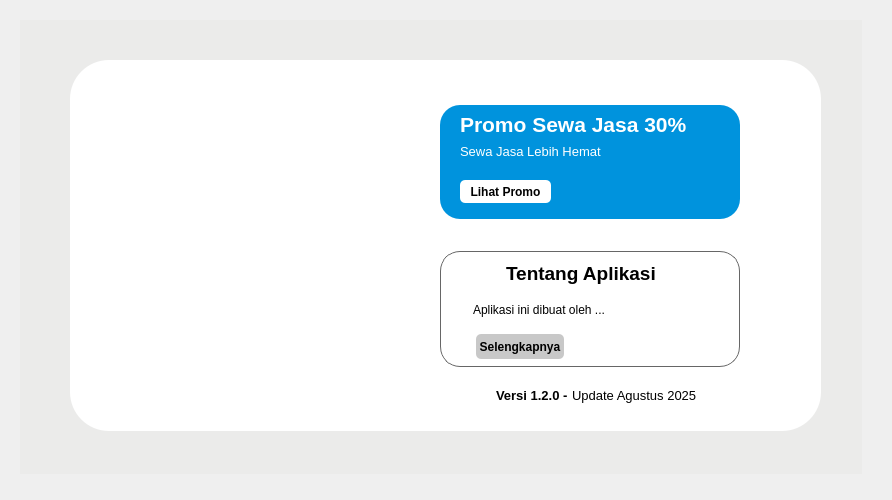
<?xml version="1.0" encoding="UTF-8"?>
<ui version="4.0">
 <class>Form</class>
 <widget class="QWidget" name="Form">
  <property name="geometry">
   <rect>
    <x>0</x>
    <y>0</y>
    <width>892</width>
    <height>500</height>
   </rect>
  </property>
  <property name="windowTitle">
   <string>Form</string>
  </property>
  <widget class="QWidget" name="form_HomeDb" native="true">
   <property name="geometry">
    <rect>
     <x>20</x>
     <y>20</y>
     <width>842</width>
     <height>454</height>
    </rect>
   </property>
   <property name="styleSheet">
    <string notr="true">background-color: #ebebea;</string>
   </property>
   <widget class="QLabel" name="label">
    <property name="geometry">
     <rect>
      <x>0</x>
      <y>164</y>
      <width>842</width>
      <height>290</height>
     </rect>
    </property>
    <property name="text">
     <string/>
    </property>
    <property name="pixmap">
     <pixmap resource="../Resources_rc/resources.qrc">:/Images/Aset/Shadow_blue.jpg</pixmap>
    </property>
    <property name="scaledContents">
     <bool>true</bool>
    </property>
   </widget>
   <widget class="QLabel" name="label_2">
    <property name="geometry">
     <rect>
      <x>50</x>
      <y>40</y>
      <width>751</width>
      <height>371</height>
     </rect>
    </property>
    <property name="styleSheet">
     <string notr="true">background-color:white;
border-radius: 39px;</string>
    </property>
    <property name="text">
     <string/>
    </property>
   </widget>
   <widget class="QLabel" name="label_3">
    <property name="geometry">
     <rect>
      <x>25</x>
      <y>50</y>
      <width>348</width>
      <height>351</height>
     </rect>
    </property>
    <property name="styleSheet">
     <string notr="true">background-color: transparent;</string>
    </property>
    <property name="text">
     <string/>
    </property>
    <property name="pixmap">
     <pixmap resource="../Resources_rc/resources.qrc">:/Images/Aset/img_home.png</pixmap>
    </property>
    <property name="scaledContents">
     <bool>true</bool>
    </property>
   </widget>
   <widget class="QLabel" name="label_4">
    <property name="geometry">
     <rect>
      <x>420</x>
      <y>85</y>
      <width>300</width>
      <height>114</height>
     </rect>
    </property>
    <property name="styleSheet">
     <string notr="true">background-color: #0093dd;
border-radius: 20px;</string>
    </property>
    <property name="text">
     <string/>
    </property>
   </widget>
   <widget class="QLabel" name="label_5">
    <property name="geometry">
     <rect>
      <x>420</x>
      <y>231</y>
      <width>300</width>
      <height>116</height>
     </rect>
    </property>
    <property name="styleSheet">
     <string notr="true">background-color: white;
border: 1px solid #666666;
border-radius: 20px;</string>
    </property>
    <property name="text">
     <string/>
    </property>
   </widget>
   <widget class="QLabel" name="label_6">
    <property name="geometry">
     <rect>
      <x>476</x>
      <y>360</y>
      <width>141</width>
      <height>30</height>
     </rect>
    </property>
    <property name="font">
     <font>
      <family>Nirmala UI</family>
      <pointsize>10</pointsize>
      <weight>75</weight>
      <bold>true</bold>
     </font>
    </property>
    <property name="styleSheet">
     <string notr="true">background-color: transparent;</string>
    </property>
    <property name="text">
     <string>Versi 1.2.0 -</string>
    </property>
   </widget>
   <widget class="QLabel" name="label_7">
    <property name="geometry">
     <rect>
      <x>552</x>
      <y>360</y>
      <width>141</width>
      <height>30</height>
     </rect>
    </property>
    <property name="font">
     <font>
      <family>Nirmala UI</family>
      <pointsize>10</pointsize>
      <weight>50</weight>
      <bold>false</bold>
     </font>
    </property>
    <property name="styleSheet">
     <string notr="true">background-color: transparent;</string>
    </property>
    <property name="text">
     <string>Update Agustus 2025</string>
    </property>
   </widget>
   <widget class="QLabel" name="label_8">
    <property name="geometry">
     <rect>
      <x>440</x>
      <y>84</y>
      <width>271</width>
      <height>41</height>
     </rect>
    </property>
    <property name="font">
     <font>
      <family>Nirmala UI</family>
      <pointsize>16</pointsize>
      <weight>75</weight>
      <bold>true</bold>
     </font>
    </property>
    <property name="styleSheet">
     <string notr="true">background-color:transparent;
color: white;</string>
    </property>
    <property name="text">
     <string>Promo Sewa Jasa 30%</string>
    </property>
   </widget>
   <widget class="QLabel" name="label_9">
    <property name="geometry">
     <rect>
      <x>440</x>
      <y>123</y>
      <width>161</width>
      <height>16</height>
     </rect>
    </property>
    <property name="font">
     <font>
      <family>Nirmala UI</family>
      <pointsize>10</pointsize>
     </font>
    </property>
    <property name="styleSheet">
     <string notr="true">background-color: transparent;
color:white;</string>
    </property>
    <property name="text">
     <string>Sewa Jasa Lebih Hemat</string>
    </property>
   </widget>
   <widget class="QPushButton" name="pushButton">
    <property name="geometry">
     <rect>
      <x>440</x>
      <y>160</y>
      <width>91</width>
      <height>23</height>
     </rect>
    </property>
    <property name="font">
     <font>
      <family>Nirmala UI</family>
      <weight>75</weight>
      <bold>true</bold>
     </font>
    </property>
    <property name="styleSheet">
     <string notr="true">background-color:white;
border-radius: 5px;</string>
    </property>
    <property name="text">
     <string>Lihat Promo</string>
    </property>
   </widget>
   <widget class="QLabel" name="label_10">
    <property name="geometry">
     <rect>
      <x>450</x>
      <y>240</y>
      <width>31</width>
      <height>31</height>
     </rect>
    </property>
    <property name="styleSheet">
     <string notr="true">background-color: transparent;</string>
    </property>
    <property name="text">
     <string/>
    </property>
    <property name="pixmap">
     <pixmap resource="../Resources_rc/resources.qrc">:/Images/Aset/Icon-At-home-removebg.png</pixmap>
    </property>
    <property name="scaledContents">
     <bool>true</bool>
    </property>
   </widget>
   <widget class="QLabel" name="label_11">
    <property name="geometry">
     <rect>
      <x>486</x>
      <y>238</y>
      <width>152</width>
      <height>31</height>
     </rect>
    </property>
    <property name="font">
     <font>
      <family>Nirmala UI</family>
      <pointsize>14</pointsize>
      <weight>75</weight>
      <bold>true</bold>
     </font>
    </property>
    <property name="styleSheet">
     <string notr="true">background-color: transparent;
color:black;</string>
    </property>
    <property name="text">
     <string>Tentang Aplikasi</string>
    </property>
   </widget>
   <widget class="QLabel" name="label_12">
    <property name="geometry">
     <rect>
      <x>453</x>
      <y>280</y>
      <width>141</width>
      <height>19</height>
     </rect>
    </property>
    <property name="font">
     <font>
      <family>Nirmala UI</family>
      <pointsize>9</pointsize>
     </font>
    </property>
    <property name="styleSheet">
     <string notr="true">background-color:transparent;
color:black;</string>
    </property>
    <property name="text">
     <string>Aplikasi ini dibuat oleh ...</string>
    </property>
   </widget>
   <widget class="QPushButton" name="pushButton_2">
    <property name="geometry">
     <rect>
      <x>456</x>
      <y>314</y>
      <width>88</width>
      <height>25</height>
     </rect>
    </property>
    <property name="font">
     <font>
      <family>Nirmala UI</family>
      <pointsize>9</pointsize>
      <weight>75</weight>
      <bold>true</bold>
     </font>
    </property>
    <property name="styleSheet">
     <string notr="true">border-radius: 5px;
background-color: #c8c8c8;</string>
    </property>
    <property name="text">
     <string>Selengkapnya</string>
    </property>
   </widget>
  </widget>
 </widget>
 <resources>
  <include location="../Resources_rc/resources.qrc"/>
  <include location="../Resources_rc/resources.qrc"/>
 </resources>
 <connections/>
</ui>
